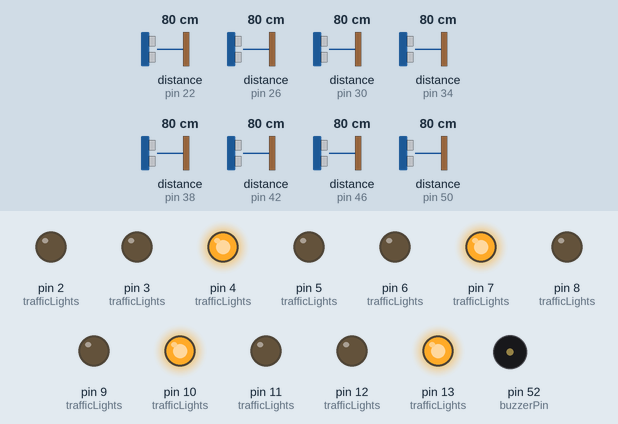
A sketch run on a simulated Arduino Mega 2560, built with avr-gcc and run on an emulated ATmega2560. Shown: output pins drawn as LEDs (lit = HIGH), buzzer (waves = sounding, pin HIGH). Wiring (inferred from the names in the program): 2 × ultrasonic range finder: trigger pin 23, echo pin 22 / trigger pin 27, echo pin 26. The inputs (shaded band) are chosen by the test bench; at power-on: distance to the obstacle (sensors on pin 22, pin 30, pin 26, pin 34, pin 38, pin 42, pin 46, pin 50) 80 cm. The echo pulse lasts 58.3 µs per cm; random numbers use the default seed unless the sketch sets one; pins used as bus, display or sensor lines are not drawn; what the sketch prints to the serial monitor is not drawn.

Above: at 1.3 s.
1.4 s: distance to the obstacle (sensor on pin 22) set to 8 cm
At 3.6 s:
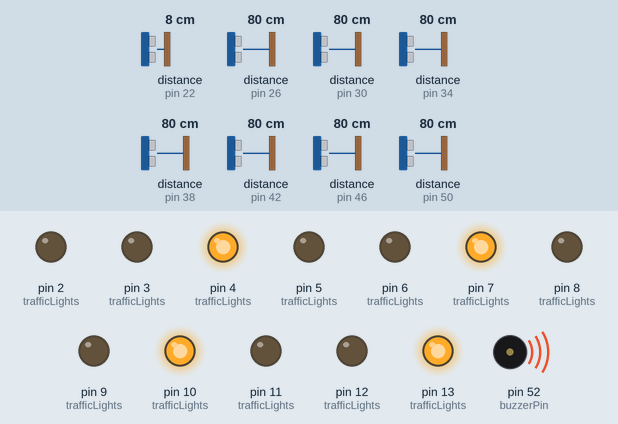
10.2 s: distance to the obstacle (sensor on pin 22) set to 5 cm
At 12.1 s:
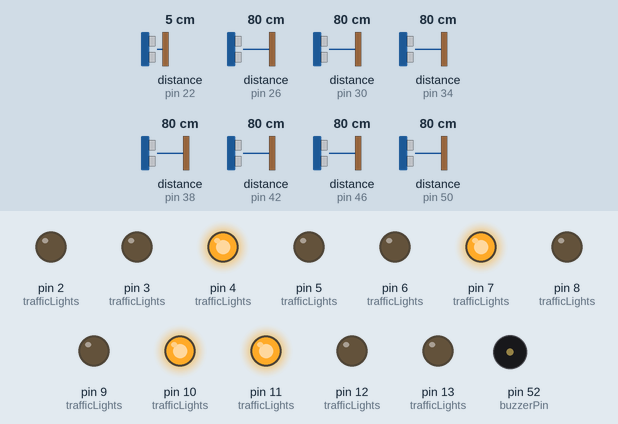
21.9 s: distance to the obstacle (sensor on pin 30) set to 8 cm
29.4 s: distance to the obstacle (sensor on pin 30) set to 5 cm
At 44.1 s:
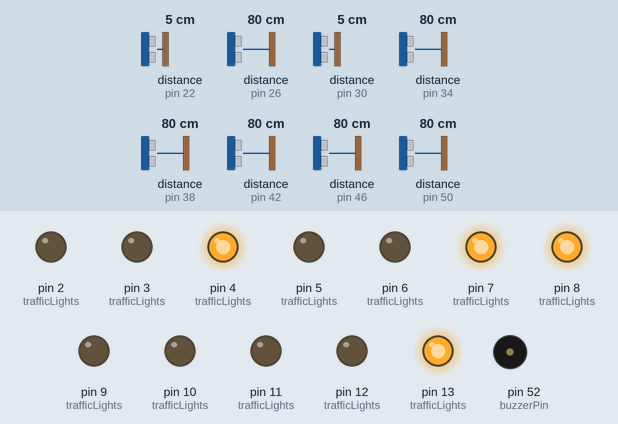
Timing chart, 0 to 52.1 s (numbered marks = the images above; inputs shaded):
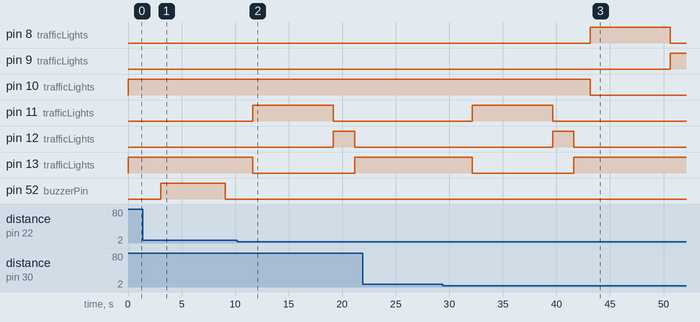

The sketch:

sketch_feb20a.ino
```cpp
// Traffic Light Pins Definitions
const int trafficLights[4][3] = {
  {13, 12, 11}, // Red, Yellow, Green for Traffic Light 1
  {10, 9, 8},   // Red, Yellow, Green for Traffic Light 2
  {7, 6, 5},    // Red, Yellow, Green for Traffic Light 3
  {4, 3, 2}     // Red, Yellow, Green for Traffic Light 4
};

// Ultrasonic sensor Trig and Echo pins (2 per section)
const int trigPins[8] = {23, 27, 31, 35, 39, 43, 47, 51}; // Trigger
const int echoPins[8] = {22, 26, 30, 34, 38, 42, 46, 50}; // Echo

// Emergency buzzer pin
const int buzzerPin = 52;

// Distance threshold to detect a car
const int vehicleThreshold = 6; // cm (adjusted for small demo lanes)

// Green light timing
const int maxGreenTime = 10000;
const int minGreenTime = 5000;
const int yellowTime = 2000;
const int redBufferTime = 1000;

// Emergency settings
const int emergencyDuration = 6000; // 6 sec

void setup() {
  Serial.begin(9600);

  // Traffic lights
  for (int i = 0; i < 4; i++) {
    for (int j = 0; j < 3; j++) {
      pinMode(trafficLights[i][j], OUTPUT);
      digitalWrite(trafficLights[i][j], LOW);
    }
  }

  // Ultrasonic sensors
  for (int i = 0; i < 8; i++) {
    pinMode(trigPins[i], OUTPUT);
    pinMode(echoPins[i], INPUT);
  }

  // Buzzer
  pinMode(buzzerPin, OUTPUT);
  digitalWrite(buzzerPin, LOW);

  allRed();
  randomSeed(analogRead(A0)); // Random seed for emergency
}

// Distance sensor
int getDistance(int trigPin, int echoPin) {
  digitalWrite(trigPin, LOW);
  delayMicroseconds(2);
  digitalWrite(trigPin, HIGH);
  delayMicroseconds(10);
  digitalWrite(trigPin, LOW);

  long duration = pulseIn(echoPin, HIGH, 20000);
  if (duration == 0) return 50;
  return duration * 0.034 / 2;
}

// Traffic score
int trafficScore(int laneIndex) {
  int s1 = laneIndex * 2;
  int s2 = s1 + 1;

  int d1 = getDistance(trigPins[s1], echoPins[s1]);
  int d2 = getDistance(trigPins[s2], echoPins[s2]);

  Serial.print("Lane "); Serial.print(laneIndex + 1);
  Serial.print(" Sensors: "); Serial.print(d1);
  Serial.print(" cm, "); Serial.println(d2);

  int score = 0;
  if (d1 < vehicleThreshold) score++;
  if (d2 < vehicleThreshold) score++;

  return score;
}

// Green time
int computeGreenTime(int score) {
  if (score == 2) return maxGreenTime;
  else if (score == 1) return (maxGreenTime + minGreenTime) / 2;
  else return minGreenTime;
}

// All lights red
void allRed() {
  for (int i = 0; i < 4; i++) {
    digitalWrite(trafficLights[i][0], HIGH);
    digitalWrite(trafficLights[i][1], LOW);
    digitalWrite(trafficLights[i][2], LOW);
  }
}

// Control lane
void controlTrafficLight(int lane, int greenTime) {
  allRed();
  delay(redBufferTime);

  digitalWrite(trafficLights[lane][0], LOW);
  digitalWrite(trafficLights[lane][2], HIGH);
  delay(greenTime);

  digitalWrite(trafficLights[lane][2], LOW);
  digitalWrite(trafficLights[lane][1], HIGH);
  delay(yellowTime);

  digitalWrite(trafficLights[lane][1], LOW);
  digitalWrite(trafficLights[lane][0], HIGH);
}

// Emergency handler
bool checkEmergency() {
  int trigger = random(0, 1000);
  if (trigger < 10) { // ~1% chance
    Serial.println("🚨 EMERGENCY VEHICLE DETECTED!");
    digitalWrite(buzzerPin, HIGH);
    allRed();
    delay(emergencyDuration);
    digitalWrite(buzzerPin, LOW);
    Serial.println("✅ Emergency cleared. Resuming traffic.");
    return true;
  }
  return false;
}

void loop() {
  static int laneIndex = 0;

  // Emergency override check
  if (checkEmergency()) {
    // After emergency, resume from same lane
    return;
  }

  int score = trafficScore(laneIndex);

  if (score == 0) {
    Serial.print("🔎 Lane "); Serial.print(laneIndex + 1);
    Serial.println(" has no vehicle. Checking for 3 seconds...");

    bool carDetected = false;
    unsigned long waitStart = millis();

    while (millis() - waitStart < 3000) {
      delay(500);
      if (checkEmergency()) return; // Emergency can interrupt wait
      score = trafficScore(laneIndex);
      if (score > 0) {
        carDetected = true;
        break;
      }
    }

    if (!carDetected) {
      Serial.print("⏩ Lane "); Serial.print(laneIndex + 1);
      Serial.println(" skipped (no vehicle in 3 seconds).");
      laneIndex = (laneIndex + 1) % 4;
      return;
    }
  }

  int greenTime = computeGreenTime(score);
  Serial.print("🚦 Lane "); Serial.print(laneIndex + 1);
  Serial.print(" Traffic Score: "); Serial.print(score);
  Serial.print(", Green Time: "); Serial.print(greenTime / 1000);
  Serial.println(" sec");

  controlTrafficLight(laneIndex, greenTime);
  laneIndex = (laneIndex + 1) % 4;

  delay(500);
}
```

Measured:
- the behaviour switches between 7 and 6 cm on distance to the obstacle (sensor on pin 22) (found by bisection; images 1 and 2)
- the behaviour switches between 7 and 6 cm on distance to the obstacle (sensor on pin 30) (found by bisection; images 2 and 3)
- after the input at 10.2 s, pin 11 (trafficLights): LOW → HIGH after 1.5 s, → LOW 7.5 s later; pin 12 (trafficLights): LOW → HIGH after 9.0 s, → LOW 2.0 s later; pin 13 (trafficLights): HIGH → LOW after 1.5 s, → HIGH 9.5 s later
- after the input at 21.9 s, every drawn part: stays the same
- after the input at 29.4 s, pin 8 (trafficLights): LOW → HIGH after 13.8 s, → LOW 7.5 s later; pin 9 (trafficLights): LOW → HIGH after 21.3 s; pin 10 (trafficLights): HIGH → LOW after 13.8 s
